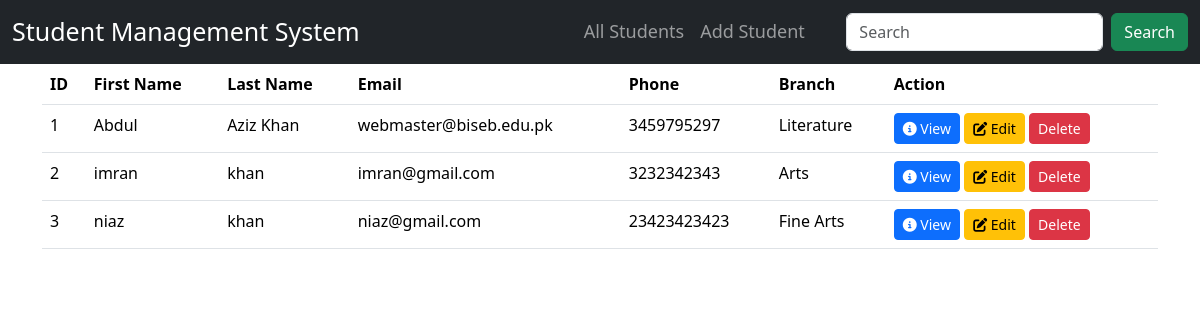
The page / on the database its author committed.
### student_manage/models.py (models this page shows, shortened)
class Student(models.Model):
    fname = models.CharField(max_length=30)
    lname = models.CharField(max_length=30)
    email = models.EmailField()
    phone = models.PositiveIntegerField()
    branch = models.CharField(max_length=200,choices=CHOICES)

### student_manage/views.py (the view)
# urls.py: path('',views.list_student, name='home'),
def list_student(request):
    students = Student.objects.all().values()
    return render (request,"crud/list_student.html",{"students":students})

### student_manage/templates/crud/list_student.html (shortened to what this page needs)
{% extends "crud/base.html" %}
{% block content %}
<table class="table table-hover">
    <thead>
      <tr>
        <th scope="col">ID</th>
        <th scope="col">First Name</th>
        <th scope="col">Last Name</th>
        <th scope="col">Email</th>
        <th scope="col">Phone</th>
        <th scope="col">Branch</th>
        <th scope="col">Action</th>
      </tr>
    </thead>
    <tbody>
        {% for field in students %}
      <tr>
        <td> {{ field.id }} </td>
        <td>{{ field.fname }} </td>
        <td>{{ field.lname }} </td>
        <td>{{ field.email }} </td>
        <td>{{ field.phone }} </td>
        <td>{{ field.branch}} </td>
        <td>
          <button type="button" class="btn btn-primary btn-sm" data-bs-toggle="modal" data-bs-target="#viewModal{{ field.id }}"><i class="fa-solid fa-circle-info"></i> View
          </button>
            <a href="{% url "update" field.id %}" class="btn btn-warning btn-sm"><i class="fa-sharp fa-solid fa-pen-to-square"></i> Edit</a>
            <a href="" class="btn btn-danger btn-sm"> Delete</a>
        </td>
      </tr>
      {% endfor %}
    </tbody>
  </table>
{% endblock content %}

### student_manage/templates/crud/base.html (shortened to what this page needs)
<!doctype html>
{% load static %}
<html lang="en">
  <head>
    <link href="https://cdn.jsdelivr.net/npm/bootstrap@5.3.3/dist/css/bootstrap.min.css" rel="stylesheet">
    <link rel="stylesheet" href="https://cdnjs.cloudflare.com/ajax/libs/font-awesome/6.7.1/css/all.min.css">
    <link rel="stylesheet" href=" {% static 'css/style.css' %} ">
</head>
  <body>
    {% include "crud/navbar.html" %}
    <div class="container">
        {% block content %}
        {% endblock content %}
    </div>
  </body>
</html>

### student_manage/templates/crud/navbar.html (shortened to what this page needs)
<nav class="navbar navbar-expand-lg navbar-dark bg-dark">
    <div class="container-fluid">
      <a class="navbar-brand" href="#" style="padding-right:200px">Student Management System</a>
      <div class="collapse navbar-collapse" id="navbarSupportedContent">
        <ul class="navbar-nav me-auto mb-2 mb-lg-0">
          <li class="nav-item">
            <a class="nav-link" aria-current="page" href="/">All Students</a>
          </li>
          <li class="nav-item">
            <a class="nav-link" href="#">Add Student</a>
          </li>
        </ul>
        <form class="d-flex" role="search">
          <input class="form-control me-2" type="search" placeholder="Search" aria-label="Search">
          <button class="btn btn-success" type="submit">Search</button>
        </form>
      </div>
    </div>
  </nav>

### student_manage/static/css/style.css (style rules this page uses)
.navbar-brand { font-size: 25px; }
.navbar-nav .nav-link { font-size: 18px; padding: 10px; }

### rows shown on the page
Student: id "1", fname "Abdul", lname "Aziz Khan", email "webmaster@biseb.edu.pk", phone "3459795297", branch "Literature"
Student: id "2", fname "imran", lname "khan", email "imran@gmail.com", phone "3232342343", branch "Arts"
Student: id "3", fname "niaz", lname "khan", email "niaz@gmail.com", phone "23423423423", branch "Fine Arts"
